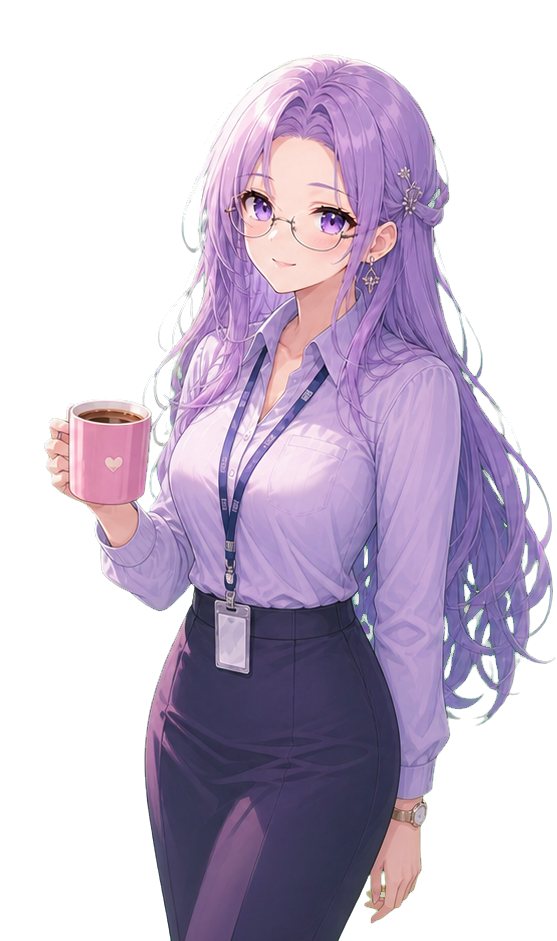
#> input picture assets/vn/characters/mei-neutral.png, 557 x 941 px
$ python key_portrait.py ../assets/vn/characters/mei-neutral.png ../assets/vn/characters/mei-serious.png 100 5 5 5
#> lines starting #> are read from the running program, lines starting #| are printed output that depends on the picture; after the words box and inside, x2 and y2 are one past the last pixel; in counts of white or black regions, pixels touching at a corner belong together
#!/usr/bin/env python
"""把白底立绘转换为透明背景，并清理指定区域的浅色水印。"""

from __future__ import annotations

import sys

import cv2
import numpy as np
from PIL import Image
from scipy import ndimage


def key_white_to_transparent(arr, white_thresh):
    height, width, _ = arr.shape
    rgb = arr[:, :, :3].astype(int)
    dist = np.sqrt(((rgb - 255) ** 2).sum(axis=2))
    near_white = dist < white_thresh
    seed = np.zeros_like(near_white)
    seed[0, :] = near_white[0, :]
    seed[-1, :] = near_white[-1, :]
    seed[:, 0] = near_white[:, 0]
    seed[:, -1] = near_white[:, -1]
    cur = seed.copy()
    changed = True
    while changed:
        dilated = ndimage.binary_dilation(cur)
        new = dilated & near_white
        changed = bool(new.sum() > cur.sum())
        cur = new
    arr[cur, 3] = 0

    alpha = arr[:, :, 3]
    mask = alpha > 10
    closed = ndimage.binary_closing(mask, iterations=2)
    filled = ndimage.binary_fill_holes(closed)
    holes = filled & ~mask
    arr[holes, 3] = 0


def remove_watermark(arr, y0, y1, x0, x1, inpaint_radius):
    height, width, _ = arr.shape
    y0, y1 = max(0, y0), min(height, y1)
    x0, x1 = max(0, x0), min(width, x1)
    mask = np.zeros((height, width), dtype=np.uint8)
    mask[y0:y1, x0:x1] = 255
    bgr = cv2.cvtColor(arr[:, :, :3], cv2.COLOR_RGB2BGR)
    inpainted = cv2.inpaint(bgr, mask, inpaint_radius, cv2.INPAINT_NS)
    arr[:, :, :3] = cv2.cvtColor(inpainted, cv2.COLOR_BGR2RGB)

    region = arr[y0:y1, x0:x1]
    rgb = region[:, :, :3].astype(int)
    maxc = rgb.max(axis=2)
    minc = rgb.min(axis=2)
    sat = maxc - minc
    alpha = region[:, :, 3]
    resid = (alpha > 20) & (maxc < 245) & (maxc > 50) & (sat < 50)
    lbl, count = ndimage.label(resid)
    clean = np.zeros_like(resid)
    for index in range(1, count + 1):
        ys, xs = np.where(lbl == index)
        if 0 < len(ys) <= 5000:
            clean[ys, xs] = True
    clean = ndimage.binary_dilation(clean, iterations=3)
    ys, xs = np.where(clean)
    for y, x in zip(ys, xs, strict=True):
        yb0, yb1 = max(0, y - 6), min(region.shape[0], y + 7)
        xb0, xb1 = max(0, x - 6), min(region.shape[1], x + 7)
        win = region[yb0:yb1, xb0:xb1]
        sample = win[(~clean[yb0:yb1, xb0:xb1]) & (win[:, :, 3] > 20), :3]
        if len(sample) > 0:
            region[y, x, :3] = np.median(sample, axis=0).astype(np.uint8)
        else:
            region[y, x, 3] = 0
    return len(ys)


def main():
    if len(sys.argv) < 3:
        print("usage: key_portrait.py <src> <out> [white_thresh] [wm_y0 y1 x0 x1] [inpaint_radius]")
        raise SystemExit(1)

    src, out = sys.argv[1], sys.argv[2]
    white_thresh = int(sys.argv[3]) if len(sys.argv) > 3 else 28
    width, height = Image.open(src).size
#> width = 557; height = 941
    if len(sys.argv) >= 8:
        y0, y1, x0, x1 = (
            int(sys.argv[4]),
            int(sys.argv[5]),
            int(sys.argv[6]),
            int(sys.argv[7]),
        )
    else:
        y0, y1, x0, x1 = height - 160, height, width - 260, width
#> y0 = 781; y1 = 941; x0 = 297; x1 = 557
    inpaint_radius = int(sys.argv[8]) if len(sys.argv) > 8 else 7

    image = Image.open(src).convert("RGBA")
#> image is the input picture: PIL image 557x941 RGBA; mean R, G, B, A 76.1, 64.5, 83.3, 128.4
    arr = np.array(image)
    key_white_to_transparent(arr, white_thresh)
#> in key_white_to_transparent, `near_white = dist < white_thresh`:
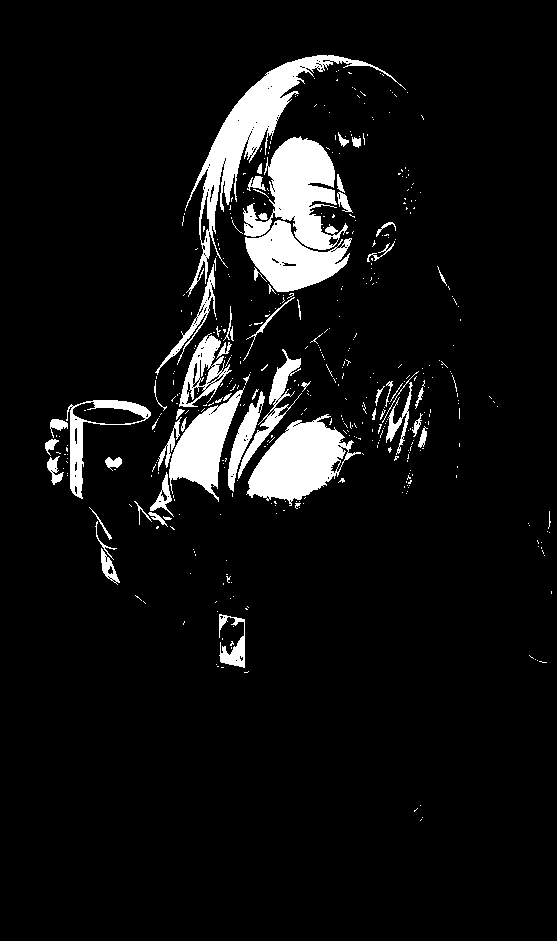
#> near_white: shape (941, 557) bool; 7.3% white; 451 white regions (390 under 20 px), largest, box (x1, y1, x2, y2) and area: (185, 55, 406, 297) 7004, (243, 136, 348, 250) 5819, (246, 414, 361, 506) 5416
#> in key_white_to_transparent, `seed[0, :] = near_white[0, :]`: seed: shape (941, 557) bool; every value is 0
#> the loop in key_white_to_transparent, `while changed:` made 1 pass
#> changed on pass 1: False
#> in key_white_to_transparent, `mask = alpha > 10`: mask: shape (941, 557) bool; 51.4% white; 38 black regions (15 under 20 px), largest, box (x1, y1, x2, y2) and area: (0, 0, 557, 941) 249705, (526, 476, 548, 541) 806, (439, 286, 462, 355) 660
#> in key_white_to_transparent, `closed = ndimage.binary_closing(mask, iterations=2)`: closed: shape (941, 557) bool; 51.6% white; 25 black regions (2 under 20 px), largest, box (x1, y1, x2, y2) and area: (0, 0, 557, 941) 247526, (526, 480, 548, 540) 786, (184, 185, 202, 248) 710
#> in key_white_to_transparent, `filled = ndimage.binary_fill_holes(closed)`: filled: shape (941, 557) bool; 52.8% white; 1 black region, box (x1, y1, x2, y2) and area: (0, 0, 557, 941) 247484
#> in key_white_to_transparent, `holes = filled & ~mask`:
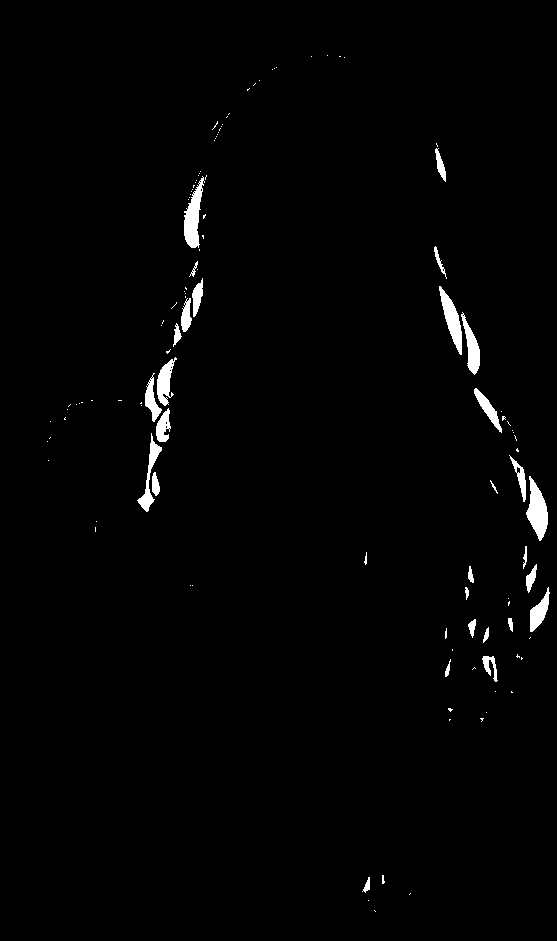
#> holes: shape (941, 557) bool; 1.5% white; 119 white regions (88 under 20 px), largest, box (x1, y1, x2, y2) and area: (526, 476, 548, 541) 806, (184, 176, 205, 248) 769, (439, 286, 462, 355) 660
#> in key_white_to_transparent, `arr[holes, 3] = 0`: arr: shape (941, 557, 4); 0.03% of pixels changed, all inside (x1, y1, x2, y2) = (68, 89, 550, 890)
    cleaned = remove_watermark(arr, y0, y1, x0, x1, inpaint_radius)
#> in remove_watermark, `y0, y1 = max(0, y0), min(height, y1)`: y0 = 781; y1 = 941
#> in remove_watermark, `x0, x1 = max(0, x0), min(width, x1)`: x0 = 297; x1 = 557
#> in remove_watermark, `arr[:, :, :3] = cv2.cvtColor(inpainted, cv2.COLOR_BGR2RGB)`: arr: shape (941, 557, 4); mean R, G, B, A 76.3, 64.9, 84.4, 128.4
#> in remove_watermark, `rgb = region[:, :, :3].astype(int)`:
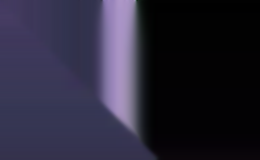
#> rgb: shape (160, 260, 3) int64; mean R, G, B 41.1, 38.4, 56.2
#> in remove_watermark, `maxc = rgb.max(axis=2)`:
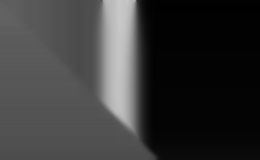
#> maxc: shape (160, 260) int64; min 1, max 199, mean 56.2
#> in remove_watermark, `minc = rgb.min(axis=2)`:
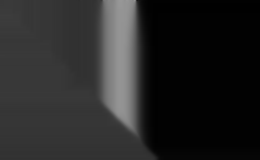
#> minc: shape (160, 260) int64; min 1, max 151, mean 38.2
#> in remove_watermark, `sat = maxc - minc`:
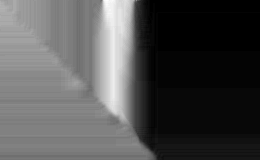
#> sat: shape (160, 260) int64; min 0, max 57, mean 18; drawn with min black and max white
#> in remove_watermark, `resid = (alpha > 20) & (maxc < 245) & (maxc > 50) & (sat < 50)`:
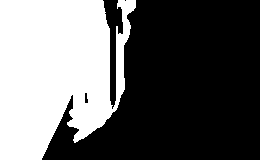
#> resid: shape (160, 260) bool; 39.5% white; 1 white region, box (x1, y1, x2, y2) and area: (0, 0, 136, 160) 16423
#> in remove_watermark, `lbl, count = ndimage.label(resid)`: count = 1
#> after the loop in remove_watermark, `for index in range(1, count + 1):`: clean: shape (160, 260) bool; every value is 0
#> in remove_watermark, `ys, xs = np.where(clean)`: ys = empty array
#> cleaned = 0
    Image.fromarray(arr).save(out)
    transparent = 100.0 * (arr[:, :, 3] < 10).sum() / (width * height)
#> transparent = 48.6
    print(f"{out}: {width}x{height} transparent={transparent:.1f}% residual_pixels={cleaned}")
#| ../assets/vn/characters/mei-serious.png: 557x941 transparent=48.6% residual_pixels=0


if __name__ == "__main__":
    main()

$ run again, on assets/vn/characters/mei-soft.png
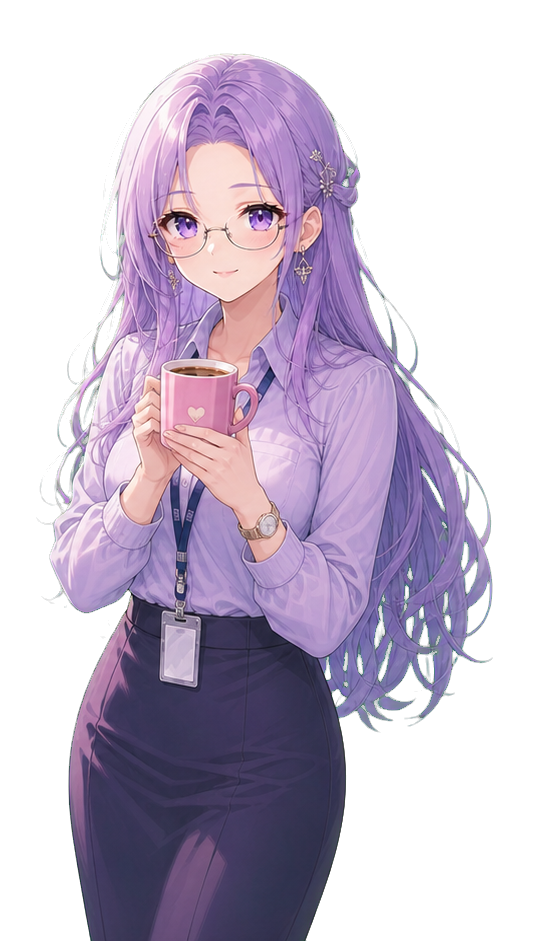
#> input picture assets/vn/characters/mei-soft.png, 557 x 941 px
#> in main, `width, height = Image.open(src).size`: width = 557; height = 941
#> in main, `y0, y1, x0, x1 = height - 160, height, width - 260, width`: y0 = 781; y1 = 941; x0 = 297; x1 = 557
#> in main, image is the input picture: PIL image 557x941 RGBA; mean R, G, B, A 72.7, 61.8, 79.5, 125.4
#> in key_white_to_transparent, `near_white = dist < white_thresh`:
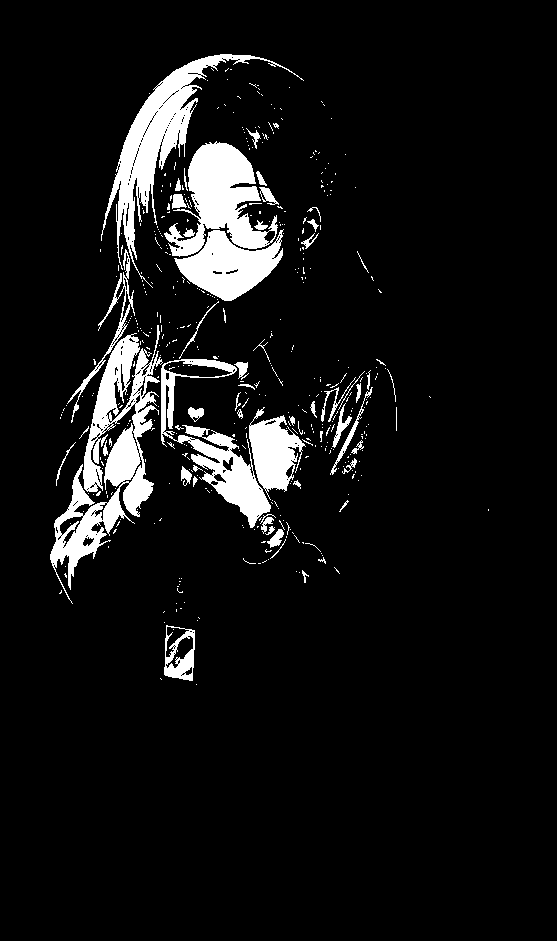
#> near_white: shape (941, 557) bool; 7.8% white; 461 white regions (405 under 20 px), largest, box (x1, y1, x2, y2) and area: (50, 325, 163, 604) 9603, (101, 54, 304, 288) 7232, (164, 141, 278, 257) 6054
#> seed: shape (941, 557) bool; every value is 0
#> the loop in key_white_to_transparent, `while changed:` made 1 pass
#> changed on pass 1: False
#> mask: shape (941, 557) bool; 50.3% white; 42 black regions (19 under 20 px), largest, box (x1, y1, x2, y2) and area: (0, 0, 557, 941) 255294, (385, 302, 415, 370) 803, (466, 473, 487, 538) 780
#> closed: shape (941, 557) bool; 50.4% white; 27 black regions (5 under 20 px), largest, box (x1, y1, x2, y2) and area: (0, 0, 557, 941) 253793, (386, 303, 415, 370) 797, (466, 477, 487, 537) 762
#> filled: shape (941, 557) bool; 51.6% white; 1 black region, box (x1, y1, x2, y2) and area: (0, 0, 557, 941) 253793
#> holes: shape (941, 557) bool; 1.4% white; 120 white regions (90 under 20 px), largest, box (x1, y1, x2, y2) and area: (385, 302, 415, 370) 803, (466, 473, 487, 538) 780, (361, 274, 391, 346) 729
#> in remove_watermark, `y0, y1 = max(0, y0), min(height, y1)`: y0 = 781; y1 = 941
#> in remove_watermark, `x0, x1 = max(0, x0), min(width, x1)`: x0 = 297; x1 = 557
#> maxc: shape (160, 260) int64; 88 distinct labels, from 1 to 88
#> minc: shape (160, 260) int64; 63 distinct labels, from 1 to 63
#> sat: shape (160, 260) int64; 33 distinct labels, from 0 to 32
#> in remove_watermark, `resid = (alpha > 20) & (maxc < 245) & (maxc > 50) & (sat < 50)`:
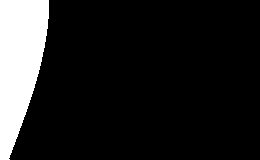
#> resid: shape (160, 260) bool; 13.1% white; 1 white region, box (x1, y1, x2, y2) and area: (0, 0, 49, 160) 5458
#> count = 1
#> ys = empty array
#> cleaned = 0
#> transparent = 49.72
#| ../assets/vn/characters/mei-soft.png: 557x941 transparent=49.7% residual_pixels=0
